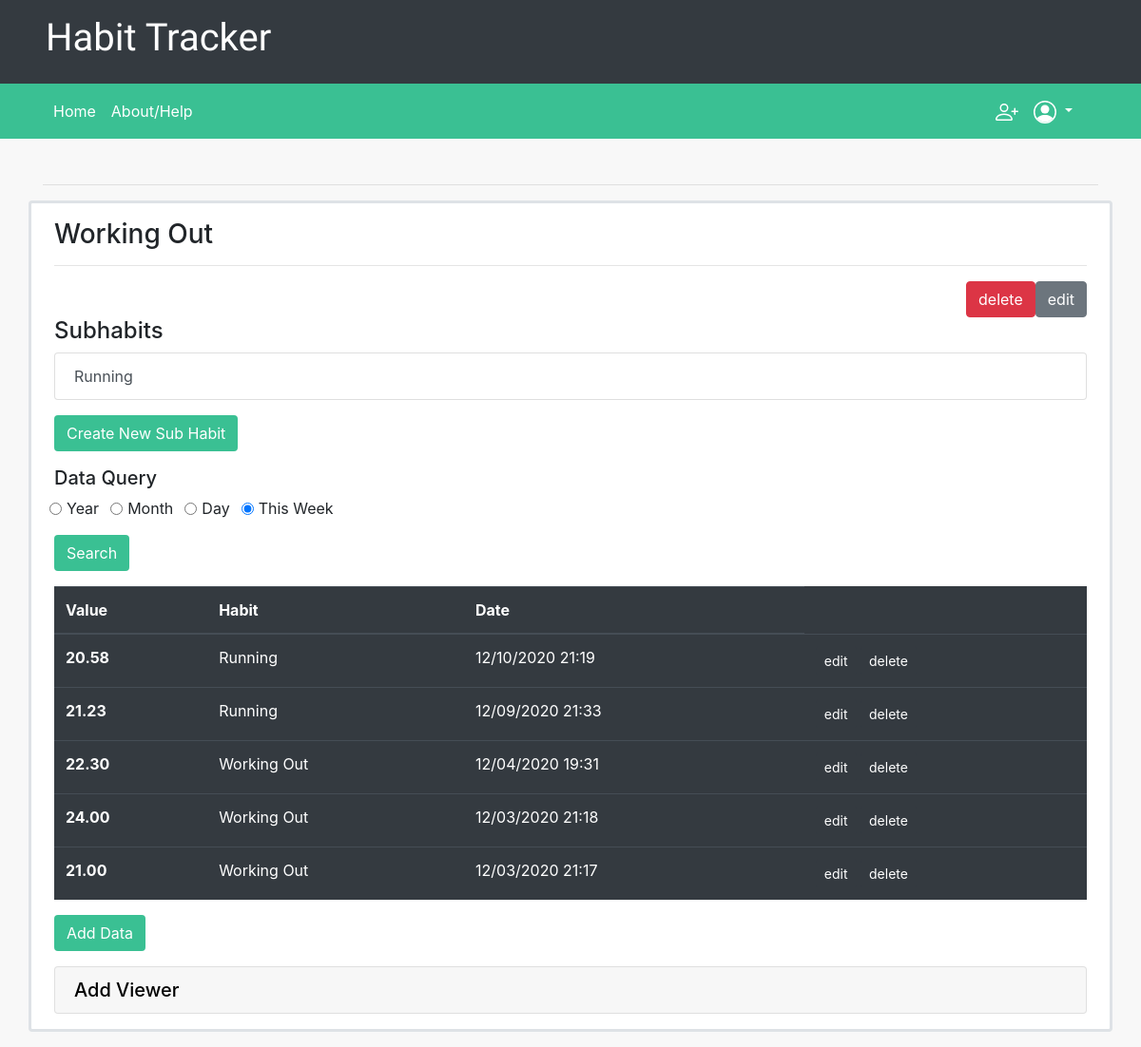
/habit/12 (signed in), run on an earlier commit of the app's database.
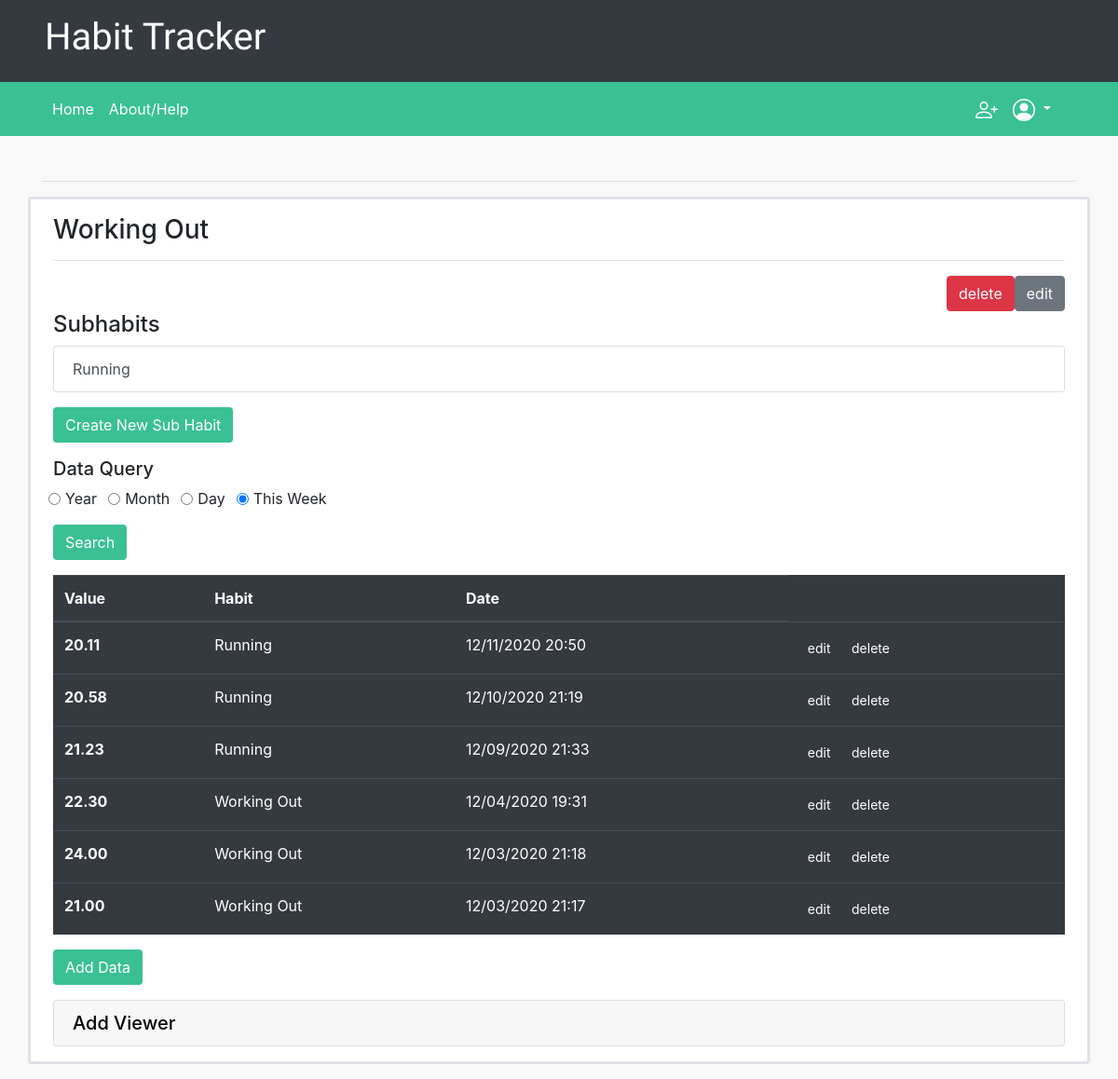
And on a later commit of the database.
### habits/models.py (models this page shows, shortened)
class Habit(models.Model):
    name = models.CharField(max_length=60)
    owner = models.ForeignKey(User, on_delete=models.CASCADE, related_name="habits")
    viewers = models.ManyToManyField(User, related_name="viewing", default=None, blank=True)
    dataType = models.SmallIntegerField(default=0)
    def getDataSetType(self):
        types = {
            0: QuantitativeDataSet,
            1: QualitativeDataSet
        }
        return types[self.dataType]
    def getDataSet(self):
        return self.getDataSetType().objects.get(associatedHabit=self)

class SubHabit(Habit):
    mainHabit = models.ForeignKey(MainHabit, on_delete=models.CASCADE, related_name="subhabits")

class Habit(models.Model):
    name = models.CharField(max_length=60)
    owner = models.ForeignKey(User, on_delete=models.CASCADE, related_name="habits")
    viewers = models.ManyToManyField(User, related_name="viewing", default=None, blank=True)
    dataType = models.SmallIntegerField(default=0)
    def getDataSetType(self):
        types = {
            0: QuantitativeDataSet,
            1: QualitativeDataSet
        }
        return types[self.dataType]
    def getDataSet(self):
        return self.getDataSetType().objects.get(associatedHabit=self)

class DataEntry(models.Model):
    date = models.DateTimeField(auto_now_add=True)

class QuantitativeData(DataEntry):
    parentSet = models.ForeignKey(QuantitativeDataSet, on_delete=models.CASCADE, related_name="dataEntries", default=None)
    content = models.DecimalField(max_digits=20, decimal_places=2)

class DataSet(models.Model):
    associatedHabit = models.OneToOneField(Habit, on_delete=models.CASCADE, related_name="dataSet")
    type = models.IntegerField(default=0)
    monthDays = {
        1: 31,
        3: 31,
        4: 30,
        5: 31,
        6: 30,
        7: 31,
        8: 31,
        9: 30,
        10: 31,
        11: 30,
        12: 31
    }

class DataEntry(models.Model):
    date = models.DateTimeField(auto_now_add=True)

### habits/views.py (the view)
# urls.py: path("habit/<int:habit_id>", views.viewHabit, name="viewHabit"),
@login_required
def viewHabit(request, habit_id):
    habit = MainHabit.objects.get(id=habit_id)
    allData = habit.getData().order_by('-date')
    return render(request, "habits/viewHabit.html", {
        "habit": habit,
        "allData": allData
    })

### habits/models.py (called while the page is built)
    def getData(self):
        data = self.getDataSet().dataEntries.all()
        subhabits = list(self.subhabits.all())
        for subhabit in subhabits:
            data = data | subhabit.getDataSet().dataEntries.all()
        return data

### habits/templates/habits/viewHabit.html (shortened to what the changed rows need)
{% extends "habits/layout.html" %}
{% block body %}
    <div class="row justify-content-center">
        <div class="border px-4 py-3 mb-3 rounded bform col-12">
            {% with subhabits=habit.subhabits.all %}
                {% if subhabits %}
                    <div class="list-group">
                        {% for subhabit in subhabits %}
                            <a href="{% url 'viewSubHabit' subhabit.id %}" class="list-group-item list-group-item-action">{{ subhabit.name }}</a>
                        {% endfor %}
                    </div>
                {% else %}
                    <p>No Subhabits!</p>
                {% endif %}
            {% endwith %}
            {% with datapoints=allData.all %}
                {% if datapoints %}
                    <table class="table table-hover table-dark">
                        <thead>
                            <tr>
                                <th scope="col">Value</th>
                                <th scope="col">Habit</th>
                                <th scope="col">Date</th>
                            </tr>
                        </thead>
                        {% for point in datapoints %}
                            <tr>
                                <th scope="row">{{ point.content }}</th>
                                <td>{{ point.parentSet.associatedHabit.name }}</td>
                                <td>{{ point.date|date:"SHORT_DATE_FORMAT" }} {{ point.date|time:"H:i" }}</td>
                                <td>
                                    <a href="{% url 'editEntry' point.parentSet.associatedHabit_id point.id %}">
                                        <button class="btn btn-dark btn-sm">edit</button>
                                    </a>
                                    <a href="{% url 'deleteEntry' point.parentSet.associatedHabit_id point.id %}">
                                        <button class="btn btn-dark btn-sm">delete</button>
                                    </a>
                                </td>
                            </tr>
                        {% endfor %}
                    </table>
                {% else %}
                    <h4>No data yet!</h4>
                    <p>Try to make some</p>
                {% endif%}
            {% endwith %}
        </div>
    </div>
{% endblock %}

What changed in the data, as far as the page shows it:
added QuantitativeData: content "20.11", parentSet.associatedHabit.name "Running", date "12/11/2020", date "20:50"
